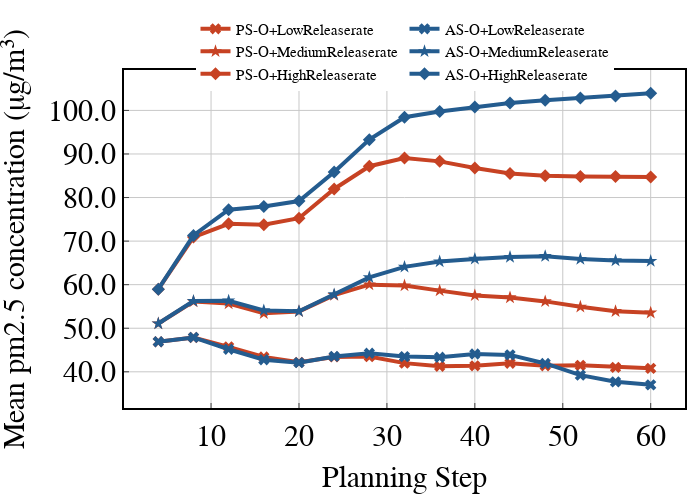

Notebook source saved alongside this figure:
### Markdown cell above
折线，marker

### Code cell
strategy_name = ["forestfire_Nonmyopic_Adaptive_Sensing_Operation",
                 "forestfire_Nonmyopic_Adaptive_Operation",
                 "forestfire_Without_Operation"]
comparing_variables = ["releaserate_010","releaserate_020","releaserate_040"]
starttime = '2018-11-23 08:00:00'
seed = 0
starttime = starttime.replace(' ', '-').replace(':', '-')
pklname = 'seed{}_starttime{}'.format(seed, starttime)

Time_deadline = 15

# 读取数据并降采样
mean_airpollution = []
for comparing_variable in comparing_variables:
    lists = []
    for stategy in strategy_name:
        resampled_mean_airpollution = []
        pkldir = '../outputs/' + stategy + '/' + comparing_variable + '/' + pklname + ".pkl"
        data = pypolo2.experiments.utilities.readpkl(pkldir)
        for i in range(0, 60, 4):
            resampled_mean_airpollution.append(np.mean(np.array(data['mean_airpollution'])[i:i+4]))
        resampled_mean_airpollution = np.array(resampled_mean_airpollution)
        lists.append(resampled_mean_airpollution)
    mean_airpollution.append(lists)
# ax.plot(mean_airpollution[0][0], label='Sensing_Operation-Low_release_rate')

labels = []
for i in range(Time_deadline):
    labels.append(int(4 * i + 4))

xtitle = 'Planning Step'
ytitle = 'Mean pm2.5 concentration (μg/m³)'

fig = go.Figure()
fig.add_trace(go.Scatter(x=labels, y=mean_airpollution[0][0][0:Time_deadline], name='PS-O+LowReleaserate', marker=dict(size=markersize, symbol=markersymbol['FH']),line=dict(color=colors_dict[0], width=linewidth),))
fig.add_trace(go.Scatter(x=labels, y=mean_airpollution[0][1][0:Time_deadline], name='AS-O+LowReleaserate', marker=dict(size=markersize, symbol=markersymbol['FH']),line=dict(color=colors_dict[2], width=linewidth),))
fig.add_trace(go.Scatter(x=labels, y=mean_airpollution[1][0][0:Time_deadline], name='PS-O+MediumReleaserate', marker=dict(size=markersize, symbol=markersymbol['HEUR']),line=dict(color=colors_dict[0], width=linewidth),))
fig.add_trace(go.Scatter(x=labels, y=mean_airpollution[1][1][0:Time_deadline], name='AS-O+MediumReleaserate', marker=dict(size=markersize, symbol=markersymbol['HEUR']),line=dict(color=colors_dict[2], width=linewidth),))
fig.add_trace(go.Scatter(x=labels, y=mean_airpollution[2][0][0:Time_deadline], name='PS-O+HighReleaserate', marker=dict(size=markersize, symbol=markersymbol['DDRL']),line=dict(color=colors_dict[0], width=linewidth),))
fig.add_trace(go.Scatter(x=labels, y=mean_airpollution[2][1][0:Time_deadline], name='AS-O+HighReleaserate', marker=dict(size=markersize, symbol=markersymbol['DDRL']),line=dict(color=colors_dict[2], width=linewidth),))

fig = line_update_fig(fig, xtitle, ytitle, width=width, height=height)
fig.update_layout(legend=dict(font=dict(size=15))) # name size
fig.show()
filename = '../outputs/png/line_原污染源消失产生新污染源marker.png'
print(filename)
fig.write_image(filename, scale=1)

### Figure 1 — Plotly figure (JSON) as saved in the notebook; plotly's stock layout.template omitted (floating-point values rounded to 4 significant figures)
{"data": [{"line": {"color": "#C74223", "width": 4}, "marker": {"size": 10, "symbol": 4}, "name": "PS-O+LowReleaserate", "type": "scatter", "x": [4, 8, 12, 16, 20, 24, 28, 32, 36, 40, 44, 48, 52, 56, 60], "y": [46.89, 47.87, 45.73, 43.41, 42.18, 43.41, 43.5, 41.99, 41.27, 41.38, 41.97, 41.4, 41.49, 41.03, 40.79]}, {"line": {"color": "#245C8F", "width": 4}, "marker": {"size": 10, "symbol": 4}, "name": "AS-O+LowReleaserate", "type": "scatter", "x": [4, 8, 12, 16, 20, 24, 28, 32, 36, 40, 44, 48, 52, 56, 60], "y": [46.9, 47.89, 45.17, 42.77, 42.1, 43.53, 44.26, 43.49, 43.34, 44.08, 43.89, 41.91, 39.23, 37.7, 37.01]}, {"line": {"color": "#C74223", "width": 4}, "marker": {"size": 10, "symbol": 17}, "name": "PS-O+MediumReleaserate", "type": "scatter", "x": [4, 8, 12, 16, 20, 24, 28, 32, 36, 40, 44, 48, 52, 56, 60], "y": [51.07, 56.13, 55.67, 53.44, 53.87, 57.58, 60.01, 59.79, 58.63, 57.54, 57.05, 56.16, 54.92, 53.9, 53.56]}, {"line": {"color": "#245C8F", "width": 4}, "marker": {"size": 10, "symbol": 17}, "name": "AS-O+MediumReleaserate", "type": "scatter", "x": [4, 8, 12, 16, 20, 24, 28, 32, 36, 40, 44, 48, 52, 56, 60], "y": [51.08, 56.23, 56.31, 54.09, 53.9, 57.74, 61.68, 64.08, 65.3, 65.91, 66.34, 66.53, 65.87, 65.55, 65.42]}, {"line": {"color": "#C74223", "width": 4}, "marker": {"size": 10, "symbol": 2}, "name": "PS-O+HighReleaserate", "type": "scatter", "x": [4, 8, 12, 16, 20, 24, 28, 32, 36, 40, 44, 48, 52, 56, 60], "y": [58.97, 70.93, 73.96, 73.75, 75.25, 81.97, 87.19, 89.06, 88.3, 86.77, 85.54, 85.02, 84.83, 84.83, 84.7]}, {"line": {"color": "#245C8F", "width": 4}, "marker": {"size": 10, "symbol": 2}, "name": "AS-O+HighReleaserate", "type": "scatter", "x": [4, 8, 12, 16, 20, 24, 28, 32, 36, 40, 44, 48, 52, 56, 60], "y": [58.97, 71.3, 77.21, 77.94, 79.2, 85.87, 93.29, 98.44, 99.76, 100.8, 101.7, 102.3, 102.9, 103.3, 104.0]}], "layout": {"font": {"color": "rgb(0, 0, 0)", "family": "Arial", "size": 30}, "height": 500, "legend": {"font": {"size": 15}, "orientation": "h", "title": {"text": ""}, "x": 0.5, "xanchor": "center", "y": 1.17, "yanchor": "top"}, "margin": {"b": 15, "l": 15, "r": 15, "t": 15}, "plot_bgcolor": "rgb(255,255,255)", "width": 700, "xaxis": {"gridcolor": "rgb(200, 200, 200)", "linecolor": "rgb(0, 0, 0)", "linewidth": 2, "mirror": true, "showline": true, "ticks": "inside", "title": {"font": {"size": 30}, "text": "Planning Step"}}, "yaxis": {"gridcolor": "rgb(200, 200, 200)", "linecolor": "rgb(0, 0, 0)", "linewidth": 2, "mirror": true, "showline": true, "tickformat": ".1f", "ticks": "inside", "title": {"font": {"size": 30}, "text": "Mean pm2.5 concentration (μg/m³)"}}}}
